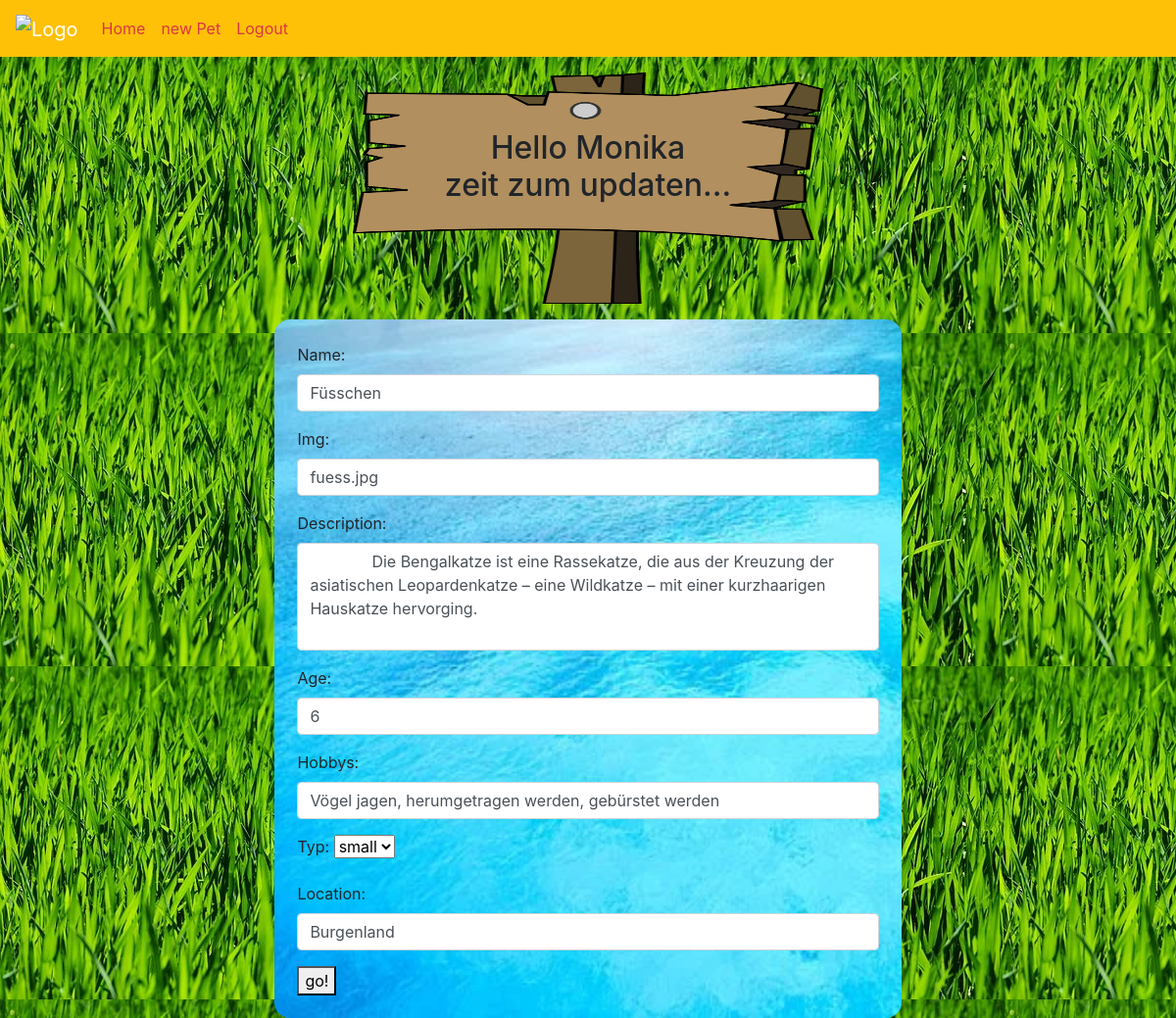
Screenshot of /update.php?id=4 (signed in) with the database file from the repository.
### tables this page shows
CREATE TABLE `users` (
  `user_id` int(11) NOT NULL,
  `userName` varchar(30) NOT NULL,
  `userEmail` varchar(60) NOT NULL,
  `userPass` varchar(255) NOT NULL,
  `status` enum('user','admin') DEFAULT 'user'
);

CREATE TABLE `animals` (
  `animal_id` int(11) NOT NULL,
  `name` varchar(50) NOT NULL,
  `img` text NOT NULL,
  `description` varchar(250) DEFAULT NULL,
  `age` int(20) NOT NULL,
  `hobbies` varchar(200) DEFAULT NULL,
  `typ` enum('sm','lg') NOT NULL,
  `fk_location_city` varchar(100) DEFAULT NULL
);

### update.php (the view, shortened to what this page needs)
<?php
  require_once 'db_conn.php';
  $res = mysqli_query($conn, "SELECT * FROM users WHERE user_id=".$_SESSION['admin']);
  $userRow = mysqli_fetch_array($res, MYSQLI_ASSOC);
  if(isset($_GET["id"])) {
    $id = $_GET["id"];
    $sql = "SELECT * FROM animals WHERE animal_id = '$id'";
    $result = mysqli_query($conn, $sql);
    $row = $result->fetch_assoc();
  }
?>
<!DOCTYPE html>
<html>
<head>
  <link rel="stylesheet" href="https://stackpath.bootstrapcdn.com/bootstrap/4.5.0/css/bootstrap.min.css">
  <link rel="stylesheet" type="text/css" href="style.css">
</head>
<body>
  <nav class="navbar navbar-expand-sm bg-warning navbar-dark sticky-top">
    <a class="navbar-brand" href="#">
        <img src="img/logo.png" alt="Logo" style="width:60px;">
      </a>
      <ul class="navbar-nav">
        <li class="nav-item">
            <a class="nav-link text-danger" href="admin.php">Home</a>
        </li>
        <li class="nav-item">
            <a class="nav-link text-danger" href="add.php">new Pet</a>
        </li>
        <li class="nav-item">
            <a class="nav-link text-danger" href="logout.php?logout">Logout</a>
        </li>
      </ul>
  </nav>
  <div class="container-fluid">
    <div class="welcome mt-3">
      <p class="h2">
        Hello <?php echo $userRow['userName']?>
          <br>
        zeit zum updaten...
        </p>
    </div>
    <div class="back mt-3">
        <form action="actions/a_update.php" method="post">
        <div class="form-group">
            <label for="name">Name:</label>
            <input type="text" class="form-control" name="name" value="<?php echo $row['name']?>">
          </div>
          <div class="form-group">
            <label for="img">Img:</label>
            <input type="text" class="form-control" name="img" value="<?php echo $row['img']?>">
          </div>
          <div class="form-group">
            <label for="description">Description:</label>
            <textarea rows="4" class="form-control" name="description" value="<?php echo $row['description']?>">
              <?php echo $row['description']?>
            </textarea>
          </div>
          <div class="form-group">
            <label for="age">Age:</label>
            <input type="text" class="form-control" name="age" value="<?php echo $row['age']?>">
          </div>
          <div class="form-group">
            <label for="hobbies">Hobbys:</label>
            <input type="text" class="form-control" name="hobbies" value="<?php echo $row['hobbies']?>">
          </div>
          <div class="form-group">
            <label for="typ">Typ:</label>
          <select name="typ" id="typ" value="<?php echo $row['typ']?>">
            <option value="sm">small</option>
          </select>
          </div>
          <div class="form-group">
            <label for="location">Location:</label>
            <input type="text" class="form-control" name="location" value="<?php echo $row['fk_location_city']?>">
          </div>
          <button type="submit" name="submit">go!</button>
        </form>
      </div>
  </div>
</body>
</html>

### style.css (style rules this page uses)
body { background-image: url("img/body.jpg"); }
textarea { resize: none; overflow: auto; }
.welcome { width: 30em; padding: 5% 5% 8% 5%; margin: auto; text-align: center; border-radius: 1%; background-image: url("img/schild.png"); background-size: 100% 100%; }
.back { width: 40em; margin: auto; padding: 2%; border-radius: 1em; background-image: url("img/back.jpg"); background-size: cover; }

### rows the page displays
users: userName "Monika"
animals: name "Füsschen", img "fuess.jpg", description "Die Bengalkatze ist eine Rassekatze, die aus der Kreuzung der asiatischen Leopardenkatze – eine Wildkatze – mit einer kurzhaarigen Hauskatze hervorging.", age "6", hobbies "Vögel jagen, herumgetragen werden, gebürstet werden", typ "small", location "Burgenland"
